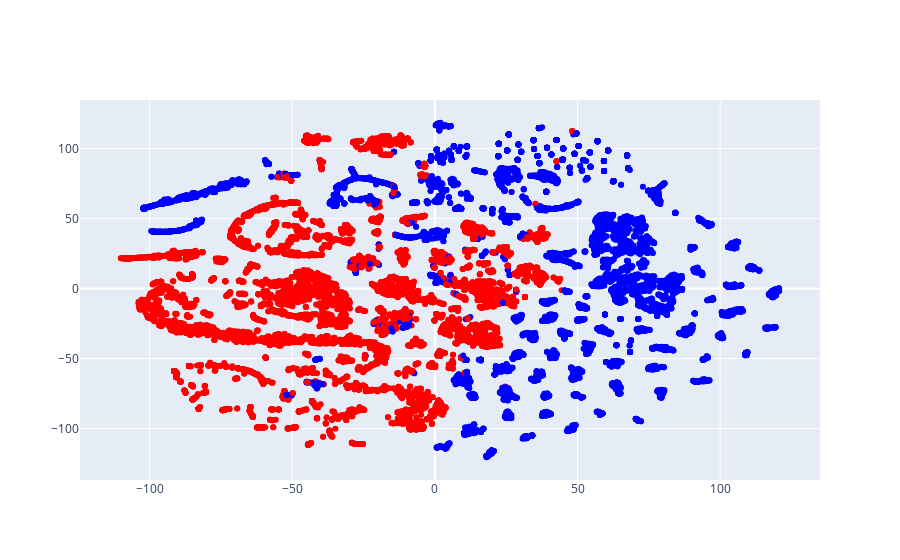

Here is the notebook cell this chart was saved with:
### Code cell
# Visualize the Data in 2 dimensions via Plotly using TSNE, Mark y_train[i] = 'normal' as red and y_train[i] = 'anomaly' as blue
fig = go.Figure()
fig.add_trace(go.Scatter(x=X_train_2d_tsne[:, 0], y=X_train_2d_tsne[:, 1], mode='markers', marker=dict(color=colors)))
fig.show()

### Figure 1 — Plotly figure (JSON) as saved in the notebook; plotly's stock layout.template omitted (floating-point values rounded to 4 significant figures; data arrays with more than 128 entries replaced by an {"elided": "..."} marker saying what was removed)
{"data": [{"marker": {"color": {"elided": "20153 str values"}}, "mode": "markers", "type": "scatter", "x": {"elided": "20153 float values"}, "y": {"elided": "20153 float values"}}], "layout": {}}
